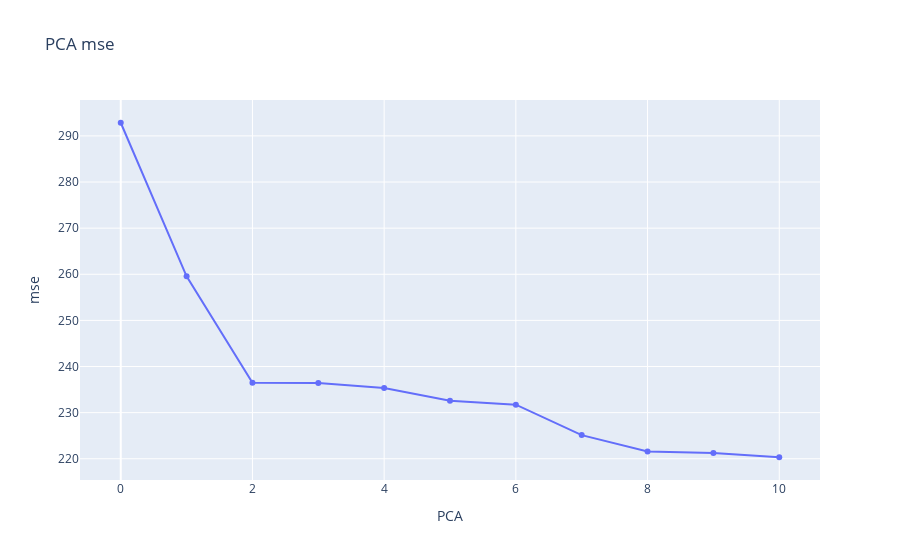

The notebook cell this image was saved under:
### Markdown cell above
Our plot is as follows:

### Code cell
# plotly code
fig = px.line(PCA_mse_df, x='PCA', y='mse', markers=True, title = 'PCA mse')
fig.show()

### Figure 1 — Plotly figure (JSON) as saved in the notebook; plotly's stock layout.template omitted (floating-point values rounded to 4 significant figures)
{"data": [{"hovertemplate": "PCA=%{x}<br>mse=%{y}<extra></extra>", "legendgroup": "", "line": {"color": "#636efa", "dash": "solid"}, "marker": {"symbol": "circle"}, "mode": "lines+markers", "name": "", "orientation": "v", "showlegend": false, "type": "scatter", "x": [0, 1, 2, 3, 4, 5, 6, 7, 8, 9, 10], "xaxis": "x", "y": [292.9, 259.6, 236.5, 236.4, 235.3, 232.6, 231.7, 225.1, 221.6, 221.3, 220.3], "yaxis": "y"}], "layout": {"legend": {"tracegroupgap": 0}, "title": {"text": "PCA mse"}, "xaxis": {"anchor": "y", "domain": [0, 1], "title": {"text": "PCA"}}, "yaxis": {"anchor": "x", "domain": [0, 1], "title": {"text": "mse"}}}}
